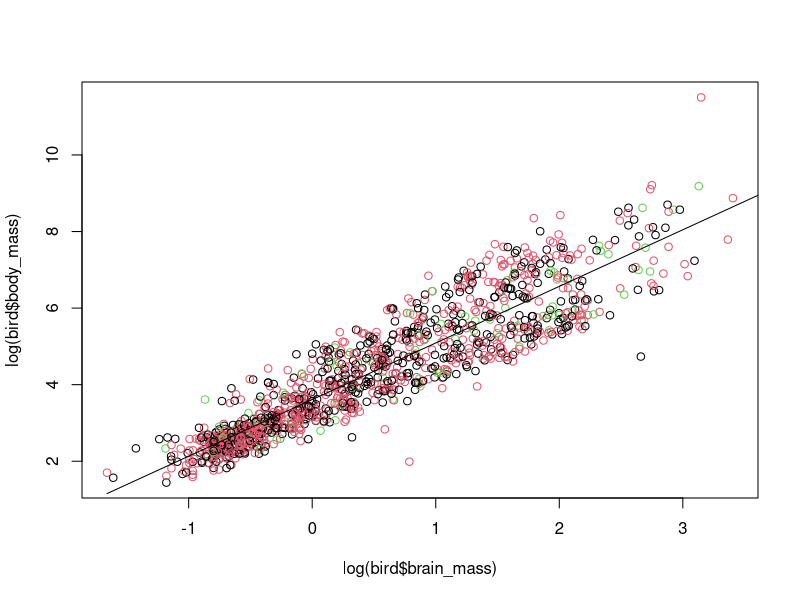

This figure's R source:
rm(list = ls())

bird <- read.csv("./Data/bird_allometry.csv")
blossom <- read.csv('./Data/blossoms.csv')
butterfly <- read.csv('./Data/butterflies.csv')
dormancy <- read.csv('./Data/dormancy.csv')
eulaema <- read.csv('./Data/Eulaema.csv')


## Bird
summary(bird)
bird$Genus_Species <- as.factor(bird$Genus_Species)
bird$Sex <- as.factor(bird$Sex)
summary(bird)

plot(log(bird$brain_mass), 
     log(bird$body_mass), 
     col = as.numeric(bird$Sex))



m <- lm(log(bird$body_mass)~log(bird$brain_mass))
x_hat <- seq(log(min(bird$brain_mass)), log(max(bird$body_mass)), length.out = 2500)
y_hat <- summary(m)$coef[1,1] + summary(m)$coef[2,1]*x_hat

lines(x_hat, y_hat)










